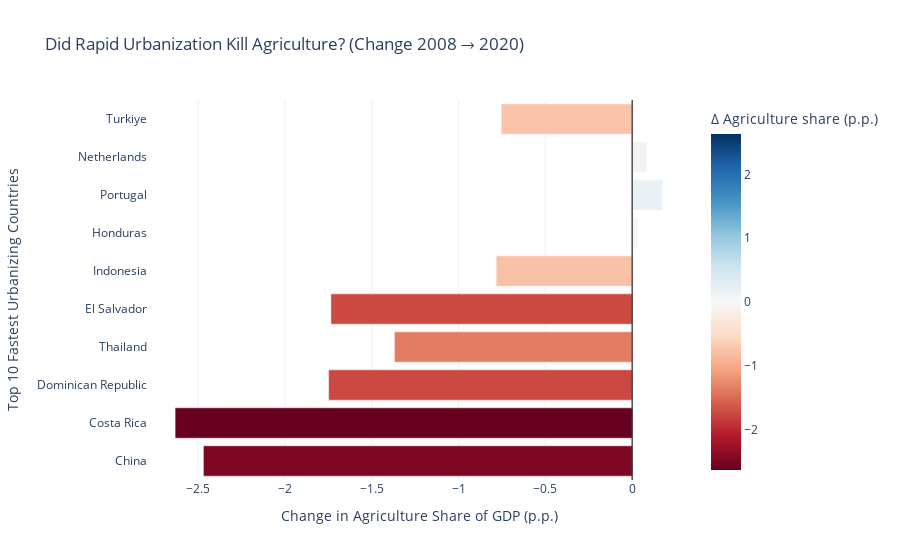

Notebook source saved alongside this figure:
### Markdown cell above
## 4) Fast Modernizers — Agriculture Drop After Urbanization Surge
Top 10 fastest urbanizers; bars show change in agriculture share (2020 vs 2008).

### Code cell
ag_col = 'Agriculture, forestry, and fishing, value added (% of GDP)'
start = df[df['Year'] == 2008].set_index('Country')
end = df[df['Year'] == 2020].set_index('Country')

# Only keep countries with both years
cols = ['urban_pop_perc', ag_col]
delta = end[cols].dropna().subtract(start[cols], fill_value=np.nan).dropna()

fastest = delta.sort_values('urban_pop_perc', ascending=False).head(10)
fastest = fastest.rename(columns={'urban_pop_perc': 'Δ Urban pop (p.p.)', ag_col: 'Δ Agriculture share (p.p.)'})

fig4 = px.bar(
    fastest,
    y=fastest.index,
    x='Δ Agriculture share (p.p.)',
    orientation='h',
    color='Δ Agriculture share (p.p.)',
    color_continuous_scale=px.colors.diverging.RdBu,
    color_continuous_midpoint=0,
    labels={'y': 'Country'},
    title='Did Rapid Urbanization Kill Agriculture? (Change 2008 → 2020)'
)
fig4.add_vline(x=0, line_color='black', line_width=1)
fig4.update_layout(yaxis_title='Top 10 Fastest Urbanizing Countries', xaxis_title='Change in Agriculture Share of GDP (p.p.)', template='plotly_white')
fig4.show()

### Figure 1 — Plotly figure (JSON) as saved in the notebook; plotly's stock layout.template omitted (floating-point values rounded to 4 significant figures)
{"data": [{"hovertemplate": "Δ Agriculture share (p.p.)=%{marker.color}<br>Country=%{y}<extra></extra>", "legendgroup": "", "marker": {"color": [-2.47, -2.633, -1.748, -1.37, -1.735, -0.7833, 0.0379, 0.1771, 0.08498, -0.7547], "coloraxis": "coloraxis", "pattern": {"shape": ""}}, "name": "", "orientation": "h", "showlegend": false, "textposition": "auto", "type": "bar", "x": [-2.47, -2.633, -1.748, -1.37, -1.735, -0.7833, 0.0379, 0.1771, 0.08498, -0.7547], "xaxis": "x", "y": ["China", "Costa Rica", "Dominican Republic", "Thailand", "El Salvador", "Indonesia", "Honduras", "Portugal", "Netherlands", "Turkiye"], "yaxis": "y"}], "layout": {"barmode": "relative", "coloraxis": {"cmid": 0, "colorbar": {"title": {"text": "Δ Agriculture share (p.p.)"}}, "colorscale": [[0, "rgb(103,0,31)"], [0.1, "rgb(178,24,43)"], [0.2, "rgb(214,96,77)"], [0.3, "rgb(244,165,130)"], [0.4, "rgb(253,219,199)"], [0.5, "rgb(247,247,247)"], [0.6, "rgb(209,229,240)"], [0.7, "rgb(146,197,222)"], [0.8, "rgb(67,147,195)"], [0.9, "rgb(33,102,172)"], [1, "rgb(5,48,97)"]]}, "legend": {"tracegroupgap": 0}, "shapes": [{"line": {"color": "black", "width": 1}, "type": "line", "x0": 0, "x1": 0, "xref": "x", "y0": 0, "y1": 1, "yref": "y domain"}], "title": {"text": "Did Rapid Urbanization Kill Agriculture? (Change 2008 → 2020)"}, "xaxis": {"anchor": "y", "domain": [0, 1], "title": {"text": "Change in Agriculture Share of GDP (p.p.)"}}, "yaxis": {"anchor": "x", "domain": [0, 1], "title": {"text": "Top 10 Fastest Urbanizing Countries"}}}}
